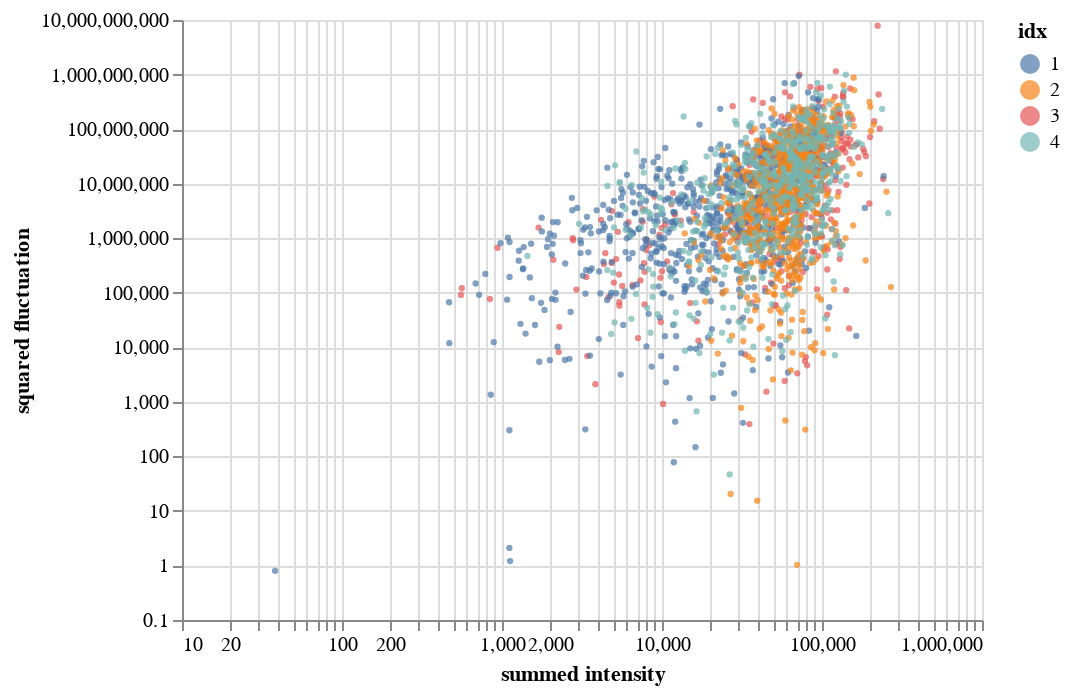

Notebook code cell kept with this figure:
### Code cell
alt.Chart(fluct_data).mark_point(filled=True, size=10).encode(
    x=alt.X('summed:Q', scale={'type':'log', 'zero':False}, axis={'title': 'summed intensity'}),
    y=alt.Y('fluct:Q', scale={'type':'log', 'zero':False}, axis={'title': 'squared fluctuation'}),
    color='idx:N').interactive()

### Figure 1 — Vega-Lite specification as saved in the notebook (floating-point values rounded to 4 significant figures; data arrays with more than 128 entries replaced by an {"elided": "..."} marker saying what was removed)
{"$schema": "https://vega.github.io/schema/vega-lite/v2.6.0.json", "config": {"view": {"height": 300, "width": 400}}, "data": {"name": "data-2366ab6c14758a1a348f43a968eb724b"}, "datasets": {"data-2366ab6c14758a1a348f43a968eb724b": {"elided": "2359 records"}}, "encoding": {"color": {"field": "idx", "type": "nominal"}, "x": {"axis": {"title": "summed intensity"}, "field": "summed", "scale": {"type": "log", "zero": false}, "type": "quantitative"}, "y": {"axis": {"title": "squared fluctuation"}, "field": "fluct", "scale": {"type": "log", "zero": false}, "type": "quantitative"}}, "mark": {"filled": true, "size": 10, "type": "point"}, "selection": {"selector001": {"bind": "scales", "encodings": ["x", "y"], "mark": {"fill": "#333", "fillOpacity": 0.125, "stroke": "white"}, "on": "[mousedown, window:mouseup] > window:mousemove!", "resolve": "global", "translate": "[mousedown, window:mouseup] > window:mousemove!", "type": "interval", "zoom": "wheel!"}}}
